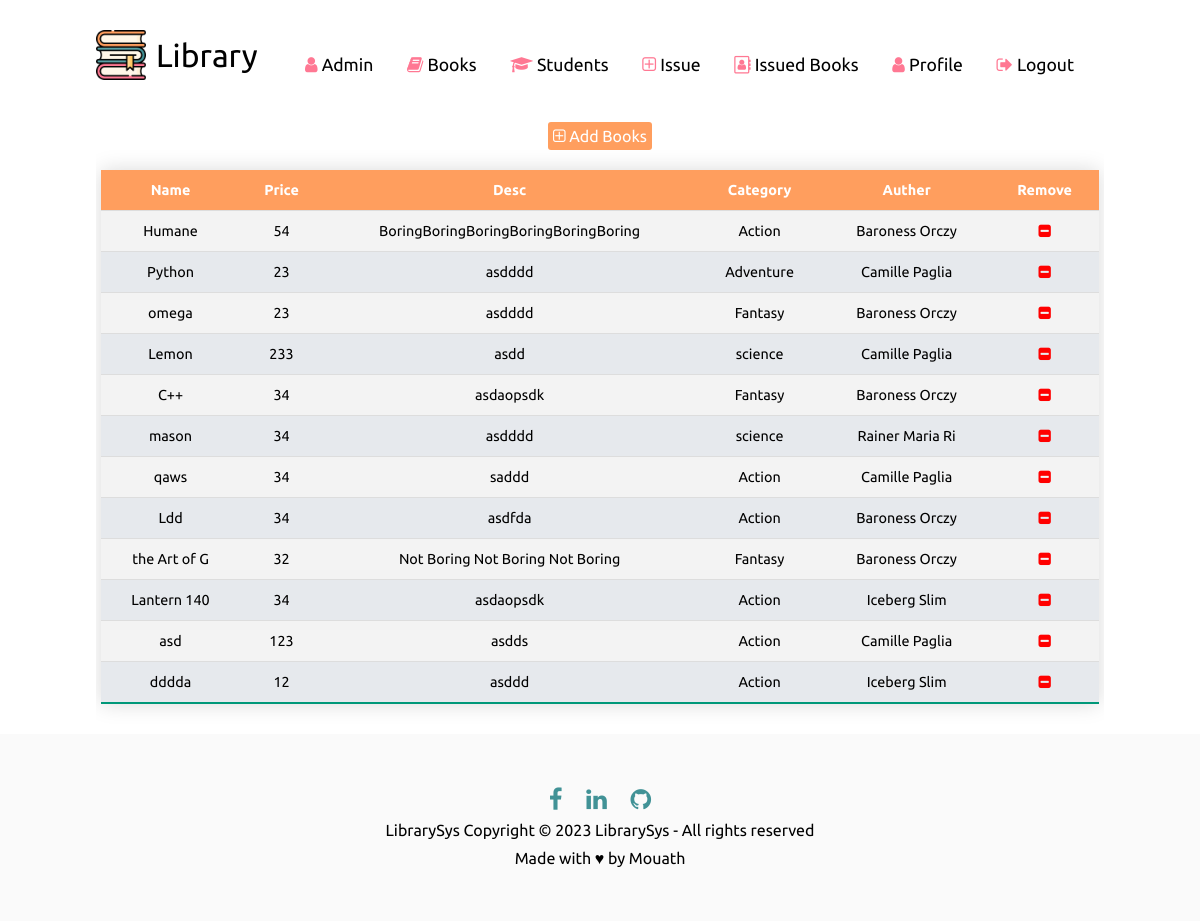
The app's page /Books/ (signed in) with its own data.
### LibraryApp/models.py (models this page shows, shortened)
class Book(models.Model):
    Name=models.CharField(max_length=15)
    Price=models.PositiveIntegerField()
    Desc=models.CharField(max_length=100)
    cat=models.ForeignKey(
        Category,
        on_delete=models.CASCADE,
        related_name="books"
    )
    auther=models.ForeignKey(
        Auther,
        on_delete=models.CASCADE,
        related_name="books"
    )

class Category(models.Model):
    Name=models.CharField(max_length=15)

class Auther(models.Model):
    Name=models.CharField(max_length=15)
    Loc=models.CharField(max_length=15)
    About=models.CharField(max_length=100)

### LibraryApp/views.py (the view)
# urls.py: path('Books/', views.Books, name='Books'),
def Books(req):
    if(req.user.is_superuser):
        books=models.Book.objects.all()
        con={
            'books':books
        }
        return render(req,'Library/Books.html',con)
    else:
        return HttpResponse('impossible, not Autherized!')  # to be replaced by Messsege later

### LibraryApp/templates/Library/Books.html
{% extends 'base.html' %}
{% block content %}
<div class="mytable bok">
    <div class="add-btn">
        <a href="{% url 'LibraryApp:AddBooks' %}"><i class="fa fa-plus-square-o" aria-hidden="true"></i>  Add Books</a>
    </div>
    <table class="styled-table">
        <th>Name</th>
        <th>Price</th>
        <th>Desc</th>
        <th>Category</th>
        <th>Auther</th>
        <th>Remove</th>
        {% for i in books %}
        <tr>
            <td>{{i.Name}}</td>
            <td>{{i.Price}}</td>
            <td>{{i.Desc}}</td>
            <td>{{i.cat.Name}}</td>
            <td>{{i.auther.Name}}</td>
            <td><a href="{% url 'LibraryApp:delBook' i.id %}"><i class="fa fa-minus-square" aria-hidden="true"></i></a></td>
        </tr>
        {% endfor %}
    </table>
</div>
{% endblock %}

### LibraryApp/static/css/main.css (style rules this page uses)
* { margin: 0; padding: 0; font-family: 'Ubuntu', sans-serif; }
:root { --c1:#ff9e5e; --c2:#419296; --c3:#ff7893; --footer:#f3f3f3; --Nav:#ff9e5e; }
.add-btn { margin-top: 10px; text-align: center; }
.add-btn a { text-decoration: none; user-select: none; color: white; padding: 5px; border-radius: 3px; }
.styled-table .fa { color: red; }
.mytable { overflow-x: auto; padding: 5px; margin-top: .2%; }
.styled-table { border-collapse: collapse; margin: 25px 0; font-size: 0.9em; min-width: 400px; box-shadow: 0 0 20px rgba(0, 0, 0, 0.15); text-align:center; width: 100%; height: 35px; user-select: none; overflow-x: scroll; }
.styled-table th, .styled-table td { padding: 12px 15px; }
.styled-table tbody tr { border-bottom: 1px solid #dddddd; }
.styled-table tbody tr:nth-of-type(even) { background-color: #f3f3f3; }
.styled-table tbody tr:nth-of-type(odd) { background-color: #e6e9ed; }
.styled-table tbody tr:last-of-type { border-bottom: 2px solid #009879; }
.bok .styled-table th,.bok .add-btn a { background-color: var(--c1); color: white; }

### records on screen
Book: Name "Humane", Price "54", Desc "BoringBoringBoringBoringBoringBoring", cat.Name "Action", auther.Name "Baroness Orczy"
Book: Name "Python", Price "23", Desc "asdddd", cat.Name "Adventure", auther.Name "Camille Paglia"
Book: Name "omega", Price "23", Desc "asdddd", cat.Name "Fantasy", auther.Name "Baroness Orczy"
Book: Name "Lemon", Price "233", Desc "asdd", cat.Name "science", auther.Name "Camille Paglia"
Book: Name "C++", Price "34", Desc "asdaopsdk", cat.Name "Fantasy", auther.Name "Baroness Orczy"
Book: Name "mason", Price "34", Desc "asdddd", cat.Name "science", auther.Name "Rainer Maria Ri"
Book: Name "qaws", Price "34", Desc "saddd", cat.Name "Action", auther.Name "Camille Paglia"
Book: Name "Ldd", Price "34", Desc "asdfda", cat.Name "Action", auther.Name "Baroness Orczy"
Book: Name "the Art of G", Price "32", Desc "Not Boring Not Boring Not Boring", cat.Name "Fantasy", auther.Name "Baroness Orczy"
Book: Name "Lantern 140", Price "34", Desc "asdaopsdk", cat.Name "Action", auther.Name "Iceberg Slim"
Book: Name "asd", Price "123", Desc "asdds", cat.Name "Action", auther.Name "Camille Paglia"
Book: Name "dddda", Price "12", Desc "asddd", cat.Name "Action", auther.Name "Iceberg Slim"
